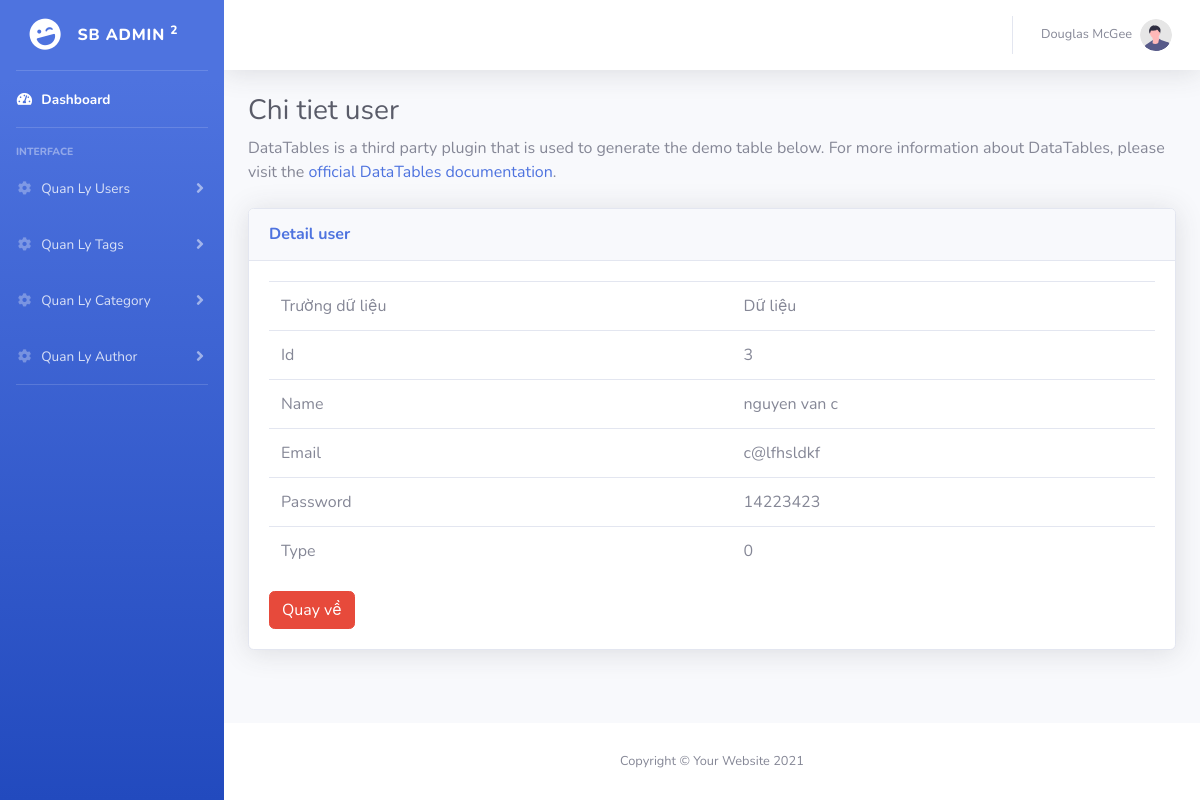
The app's page /admin/?act=user-detail&id=3 with its own data.
### tables this page shows
CREATE TABLE `users` (
  `id` int NOT NULL,
  `name` varchar(20) NOT NULL,
  `email` varchar(20) NOT NULL,
  `password` varchar(20) NOT NULL,
  `type` tinyint(1) DEFAULT '0' COMMENT 'true(1) :admin,false(0):member\r\n'
);

### admin/controllers/UserController.php (called while the page is built, shortened)
<?php
function userShowOne($id)
{
    $user = showOne('users', $id);
    $title =  'Chi tiet user';
    require_once PATH_VIEW_ADMIN . 'layouts/master.php';
}

### admin/index.php (called while the page is built, shortened)
<?php
require_once '../commons/model.php';
$act = $_GET['act'] ?? '/';
match ($act) {
    '/' => dashboard(),
    'users' => userListAll(),
    'user-detail' => userShowOne($_GET['id']),
    'user-create' => userCreate(),
    'user-update' => userUpdate($_GET['id']),
    'user-delete' => userDelete($_GET['id']),
    'tags' => tagListAll(),
    'tag-detail' => tagShowOne($_GET['id']),
    'tag-create' => tagCreate(),
    'tag-update' => tagUpdate($_GET['id']),
    'tag-delete' => tagDelete($_GET['id']),
    'categories' => categoryListAll(),
    'category-detail' => categoryShowOne($_GET['id']),
    'category-create' => categoryCreate(),
    'category-update' => categoryUpdate($_GET['id']),
    'category-delete' => categoryDelete($_GET['id']),
    'authos' => authosListAll(),
    'authos-detail' => authosShowOne($_GET['id']),
    'authos-create' => authosCreate(),
    'authos-update' => authosUpdate($_GET['id']),
    'authos-delete' => authosDelete($_GET['id']),
};

### commons/model.php (called while the page is built, shortened)
<?php
if (!function_exists('showOne')) {
    function showOne($tableName, $id)
    {
        try {
            $sql = "SELECT * FROM $tableName WHERE id = :id";
            $stmt = $GLOBALS['conn']->prepare($sql);
            $stmt->bindParam(':id', $id);
            $stmt->execute();
            return $stmt->fetch();
        } catch (\Exception $e) {
            debug($e);
        }
    }
}

### admin/views/users/show.php (the view)
<div class="container-fluid">
    <h1 class="h3 mb-2 text-gray-800"><?= $title ?></h1>
    <p class="mb-4">
        DataTables is a third party plugin that is used to generate the
        demo table below. For more information about DataTables, please
        visit the
        <a target="_blank" href="https://datatables.net">official DataTables documentation</a>.
    </p>
    <div class="card shadow mb-4">
        <div class="card-header py-3">
            <h6 class="m-0 font-weight-bold text-primary">
                Detail user
            </h6>
        </div>
        <div class="card-body">
            <table class=table>
                <tr>
                    <td>
                        Trường dữ liệu
                    </td>
                    <td>
                        Dữ liệu
                    </td>
                </tr>
                <?php
                foreach ($user as $fielName => $data) {
                ?>
                    <tr>
                        <td>
                            <?= ucfirst($fielName) ?>
                        </td>
                        <td>
                            <?= $data ?>
                        </td>
                    </tr>
                <?php  }
                ?>
            </table>
            <a href="<?=BASE_URL_ADMIN.'?act=users'?>" class="btn btn-danger">Quay về</a>
        </div>
    </div>
</div>

### records on screen
users: id "3", name "nguyen van c", email "c@lfhsldkf", password "14223423", type "0"

### other values on screen
$title "Chi tiet user"
$fielName "Id"
$fielName "Name"
$fielName "Email"
$fielName "Password"
$fielName "Type"
